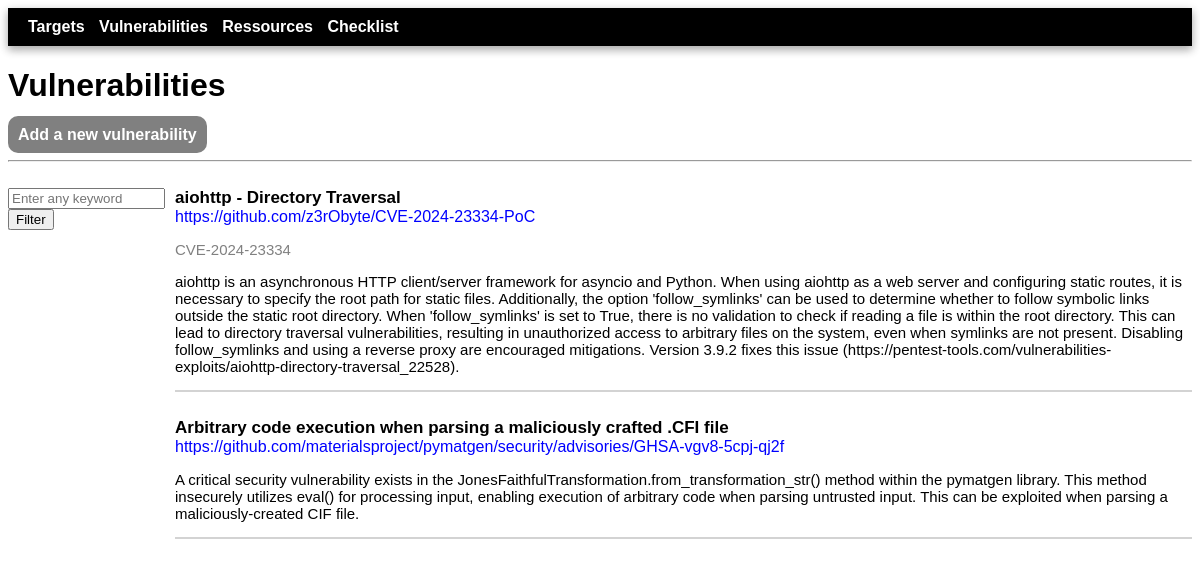
The page /vulnerabilities/ on the database as committed earlier.
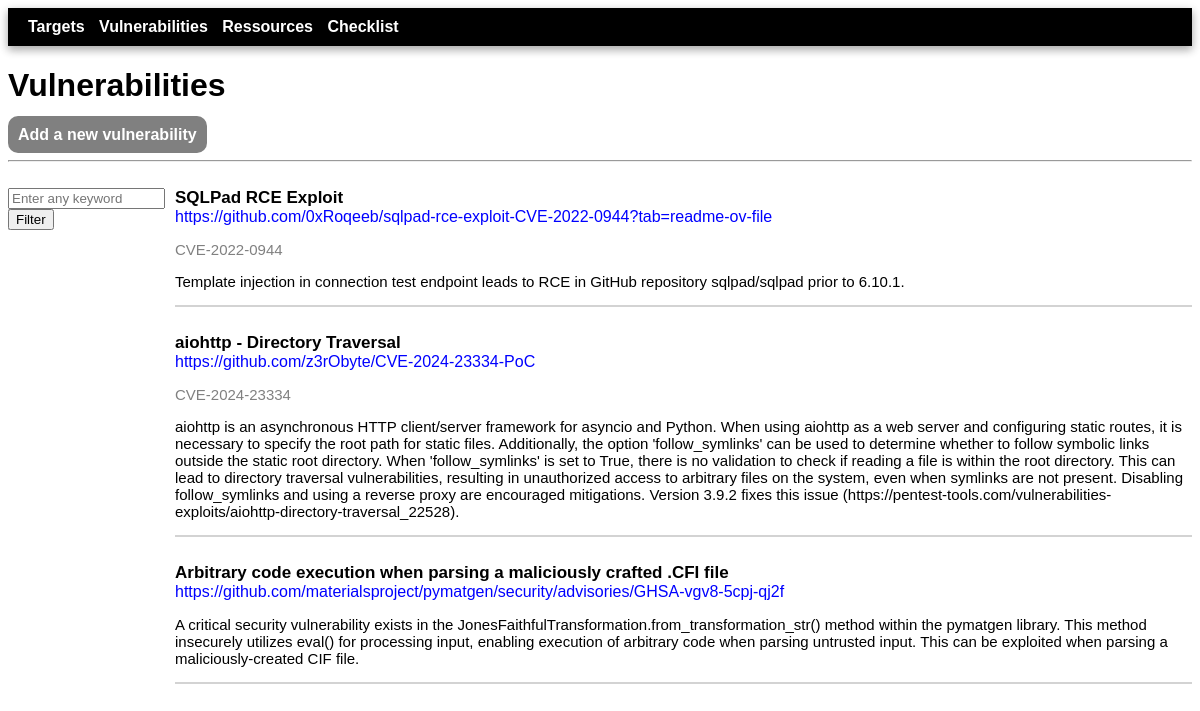
The same page on the database as committed later.
### tms/models.py (models this page shows, shortened)
class Vulnerability(models.Model):
    class Category(models.TextChoices):
        ENUMERATION = 'Enumeration'
        WEB_VULNERABILIY = 'Web vulnerability'
        SERVICE_VULNERABILIY = 'Service vulnerability'
        PRIVESC = 'Privesc'
        OTHER = 'Other'
    name = models.fields.CharField(max_length=200, null=True)
    url = models.fields.URLField(null=True)
    description = models.fields.CharField(max_length=1000, null=True)
    category = models.fields.CharField(choices=Category.choices, max_length=100, null=True)
    cve = models.fields.CharField(max_length=15, null=True, blank=True)

### tms/views.py (the view, shortened to what this page needs)
# urls.py: path('vulnerabilities/', views.vulnerabilities, name='vulnerabilities'),
def vulnerabilities(request):
    vulnerabilities = Vulnerability.objects.all()
    vulnerabilities = vulnerabilities.order_by('-id').values()
    return render(request, 'tms/vulnerabilities.html', {'vulnerabilities' : vulnerabilities})

### tms/templates/tms/vulnerabilities.html (shortened to what this page needs)
{% extends 'tms/base.html' %}
{% block content %}
        <h1>Vulnerabilities</h1>
        <p><span class="submenu"><a href="{% url 'vulnerabilities-add' %}">Add a new vulnerability</a></span></p>
        <hr>
        <br>
        <div class="flex-container">
            <div style="flex-basis: 10%;">
                <form role="search" method="POST" class="searchbar">
                    <input type="search" placeholder="Enter any keyword" name="search_query">
                    <button type="submit">Filter</button>
                </form>
            </div>
            <div style="flex-basis: 90%;">
                {% for vulnerability in vulnerabilities %}
                <div class="vuln_list">
                    <strong style="font-size: 17px;">{{ vulnerability.name }}</strong><br>
                    <a href="{{ vulnerability.url }}" target="_blank">{{ vulnerability.url }}</a><br>
                    {% if vulnerability.cve %}
                        <p style="color: grey; font-size: 15px;">{{ vulnerability.cve }}</p>
                    {% endif %}
                    <p style="font-size: 15px;">{{ vulnerability.description }}</p>
                    <span class="notes_sep"><hr></span><br>
                </div>
                {% endfor %}
            </div>
        </div>
{% endblock %}

Rows that differ between the two databases and show on the page:
added Vulnerability: name "SQLPad RCE Exploit", url "https://github.com/0xRoqeeb/sqlpad-rce-exploit-CVE-2022-0944?tab=readme-ov-file", cve "CVE-2022-0944", description "Template injection in connection test endpoint leads to RCE in GitHub repository sqlpad/sqlpad prior to 6.10.1."
